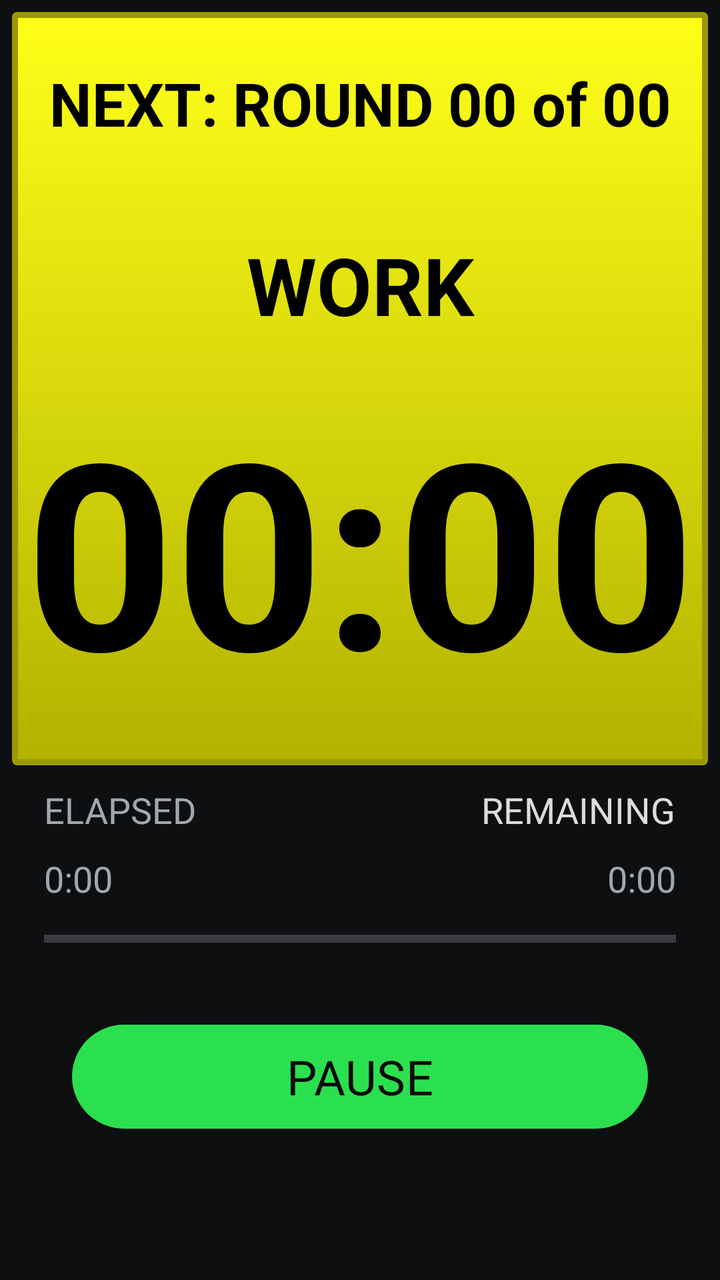
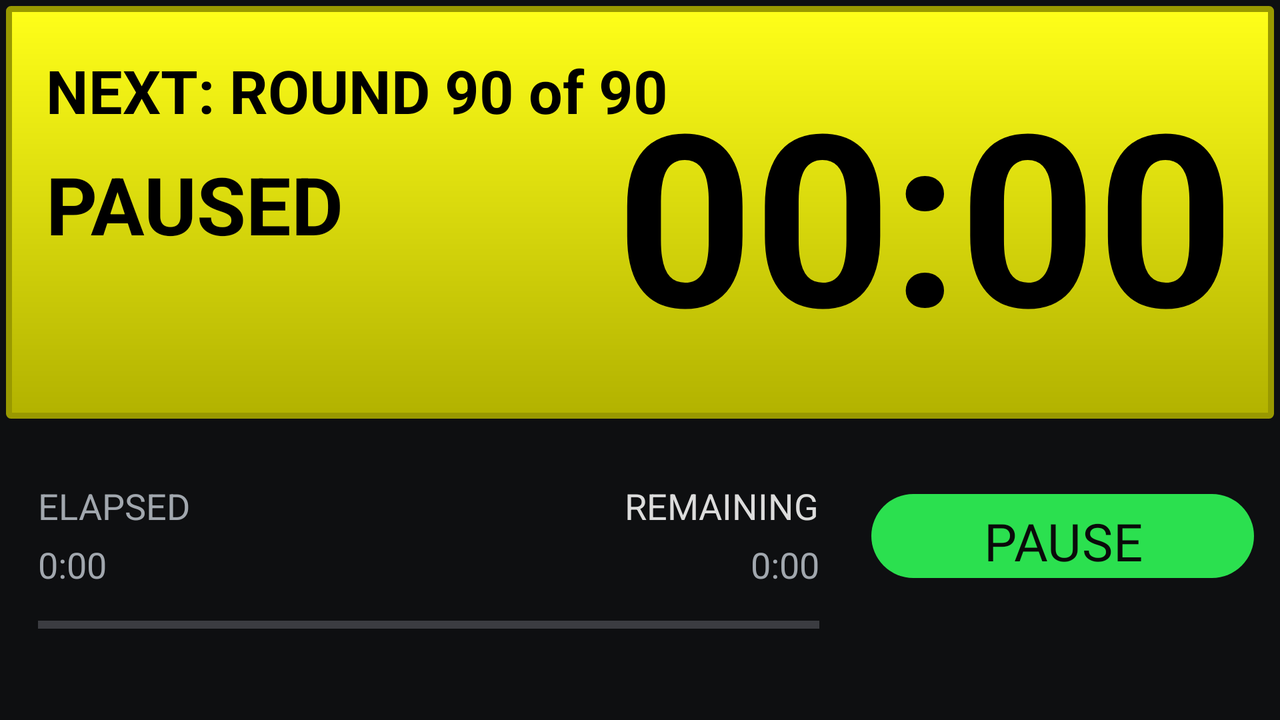

First picture: res/layout/ on a phone held upright. Second picture: the repository's own variant of that layout, on a device whose configuration matches the variant's folder. Source for both follows.
<!-- AndroidManifest.xml: activity theme ThemeTimer -->
<!-- res/layout/activity_timer.xml -->
<FrameLayout xmlns:android="http://schemas.android.com/apk/res/android"
    xmlns:tools="http://schemas.android.com/tools"
    android:layout_width="match_parent"
    android:layout_height="match_parent"
    android:padding="6dp"
    android:paddingBottom="@dimen/activity_vertical_margin"
    android:paddingLeft="@dimen/activity_horizontal_margin"
    android:paddingRight="@dimen/activity_horizontal_margin"
    android:paddingTop="@dimen/activity_vertical_margin"
    tools:context=".TimerActivity">


    <RelativeLayout
        android:layout_width="match_parent"
        android:layout_height="match_parent">

        <LinearLayout
            android:layout_width="match_parent"
            android:layout_height="match_parent"
            android:orientation="vertical"
            android:weightSum="10">

            <View
                android:id="@+id/timerTrafficLight"
                android:layout_width="match_parent"
                android:layout_height="0px"
                android:layout_weight="6"
                android:background="@drawable/rounded_corner" />



            <RelativeLayout
                android:layout_width="match_parent"
                android:layout_height="0dp"
                android:layout_weight="2"
                android:paddingBottom="@dimen/activity_vertical_margin"
                android:paddingLeft="@dimen/activity_horizontal_margin"
                android:paddingRight="@dimen/activity_horizontal_margin"
                android:paddingTop="0dp"
                tools:context=".TimerActivity">

                
                <TextView
                    android:id="@+id/textTotalElapsedTitle"
                    android:layout_width="wrap_content"
                    android:layout_height="wrap_content"
                    android:layout_alignParentLeft="true"
                    android:layout_marginTop="10dp"
                    android:text="ELAPSED"
                    android:textAppearance="?android:attr/textAppearanceMedium" />

                <TextView
                    android:id="@+id/textTotalElapsed"
                    android:layout_width="wrap_content"
                    android:layout_height="wrap_content"
                    android:layout_alignParentLeft="true"
                    android:layout_below="@+id/textTotalElapsedTitle"
                    android:layout_marginTop="10dp"
                    android:text="0:00"
                    android:textAppearance="?android:attr/textAppearanceMedium" />


                
                <TextView
                    android:id="@+id/textTotalRemainingTitle"
                    android:layout_width="wrap_content"
                    android:layout_height="wrap_content"
                    android:layout_alignBaseline="@+id/textTotalElapsedTitle"
                    android:layout_alignParentRight="true"
                    android:text="REMAINING"
                    android:textAppearance="?android:attr/textAppearanceMedium"
                    android:textColor="#ffdcdcdc" />

                <TextView
                    android:id="@+id/textTotalRemaining"
                    android:layout_width="wrap_content"
                    android:layout_height="wrap_content"
                    android:layout_alignBaseline="@+id/textTotalElapsed"
                    android:layout_alignParentRight="true"
                    android:text="0:00"
                    android:textAppearance="?android:attr/textAppearanceMedium" />


                <ProgressBar
                    android:id="@+id/progressBar"
                    style="?android:attr/progressBarStyleHorizontal"
                    android:layout_width="wrap_content"
                    android:layout_height="wrap_content"
                    android:layout_alignParentLeft="true"
                    android:layout_alignParentRight="true"
                    android:layout_below="@+id/textTotalElapsed"
                    android:layout_marginTop="10dp" />


            </RelativeLayout>


            <LinearLayout
                android:id="@+id/layoutBottom"
                android:layout_width="fill_parent"
                android:layout_height="0dp"
                android:layout_weight="2"
                android:layout_alignParentBottom="true"
                android:layout_gravity="center_vertical"
                android:orientation="vertical">

                <Button
                    android:id="@+id/pauseButton"
                    android:layout_width="match_parent"
                    android:layout_height="60dp"
                    android:layout_marginLeft="30dp"
                    android:layout_marginRight="30dp"
                    android:text="PAUSE"
                    android:textSize="24sp" />
            </LinearLayout>











        </LinearLayout>


        <LinearLayout
            android:layout_width="match_parent"
            android:layout_height="match_parent"
            android:orientation="vertical"
            android:weightSum="10">

                <TextView
                    android:id="@+id/roundText"
                    android:layout_width="fill_parent"
                    android:layout_height="0dp"
                    android:layout_gravity="center_horizontal"
                    android:layout_weight="2"
                    android:gravity="center"
                    android:text="NEXT: ROUND 00 of 00"
                    android:textColor="@color/black"
                    android:textSize="@dimen/scale_roundof_font"
                    android:textStyle="bold" />

                <TextView
                    android:id="@+id/textState"
                    android:layout_width="fill_parent"
                    android:layout_height="0dp"
                    android:layout_weight="2"
                    android:layout_gravity="center_horizontal"
                    android:layout_marginLeft="6dp"
                    android:layout_marginRight="6dp"
                    android:gravity="center"
                    android:text="WORK"
                    android:textColor="@color/black"
                    android:textSize="@dimen/scale_state_font"
                    android:textStyle="bold" />


                <TextView
                    android:id="@+id/timeText"
                    android:layout_width="match_parent"
                    android:layout_height="wrap_content"
                    android:ellipsize="none"
                    android:gravity="center"
                    android:maxLines="1"
                    android:singleLine="true"
                    android:text="00:00"
                    android:textColor="@color/black"
                    android:textSize="@dimen/scale_font"
                    android:textStyle="bold" />

        </LinearLayout>



    </RelativeLayout>
</FrameLayout>
<!-- resources referenced by this layout -->
<resources>
  <color name="black">#000000</color>
  <dimen name="activity_horizontal_margin">16dp</dimen>
  <dimen name="activity_vertical_margin">16dp</dimen>
  <dimen name="scale_font">130sp</dimen>
  <dimen name="scale_roundof_font">30sp</dimen>
  <dimen name="scale_state_font">40sp</dimen>
  <style name="ThemeTimer" parent="Theme.IntervalTimer">
          <item name="android:windowBackground">@color/timer_window_background</item>
          <item name="android:windowDrawsSystemBarBackgrounds">true</item>
      </style>
  <color name="timer_window_background">#0E0F11</color>
  <color name="phase_work">#2BE04F</color>
  <color name="on_phase">#0A0A0A</color>
  <color name="background">#0E0F11</color>
  <color name="on_surface">#ECEDEE</color>
  <color name="on_surface_variant">#A1A7AE</color>
  <color name="surface">#17191C</color>
  <color name="surface_high">#1E2125</color>
  <color name="surface_button">#23262A</color>
  <color name="switch_outline">#5A6068</color>
  <color name="divider">#24272B</color>
  <style name="ThemeOverlay.IntervalTimer.AlertDialog" parent="ThemeOverlay.Material3.MaterialAlertDialog">
          <item name="alertDialogStyle">@style/AlertDialog.IntervalTimer</item>
          <item name="colorControlActivated">@color/phase_work</item>
          <item name="android:windowBackground">@drawable/bg_dialog</item>
          <item name="android:windowIsFloating">true</item>
      </style>
  <style name="TextAppearance.IntervalTimer.ListItem" parent="TextAppearance.Material3.BodyLarge">
          <item name="android:fontFamily">@font/inter_medium</item>
          <item name="fontFamily">@font/inter_medium</item>
          <item name="android:textSize">16sp</item>
          <item name="android:textColor">@color/pref_text_primary</item>
      </style>
  <style name="TextAppearance.IntervalTimer.ListItemSecondary" parent="TextAppearance.Material3.BodyMedium">
          <item name="android:fontFamily">@font/inter_regular</item>
          <item name="fontFamily">@font/inter_regular</item>
          <item name="android:textSize">14sp</item>
          <item name="android:textColor">@color/pref_text_secondary</item>
      </style>
  <style name="ThemeOverlay.IntervalTimer.BottomSheet" parent="ThemeOverlay.Material3.BottomSheetDialog">
          <item name="bottomSheetStyle">@style/Widget.IntervalTimer.BottomSheet</item>
          <item name="android:backgroundDimAmount">0.62</item>
      </style>
  <color name="snackbar_background">#ECEDEE</color>
  <color name="snackbar_text">#111315</color>
  <color name="snackbar_action">#A33F00</color>
  <style name="TextAppearance.IntervalTimer.Heading" parent="TextAppearance.Material3.HeadlineSmall">
          <item name="android:fontFamily">@font/space_grotesk_semibold</item>
          <item name="fontFamily">@font/space_grotesk_semibold</item>
      </style>
  <style name="TextAppearance.IntervalTimer.Label" parent="TextAppearance.Material3.LabelLarge">
          <item name="android:fontFamily">@font/inter_semibold</item>
          <item name="fontFamily">@font/inter_semibold</item>
      </style>
  <style name="TextAppearance.IntervalTimer.Body" parent="TextAppearance.Material3.BodyMedium">
          <item name="android:fontFamily">@font/inter_regular</item>
          <item name="fontFamily">@font/inter_regular</item>
      </style>
  <style name="AlertDialog.IntervalTimer" parent="MaterialAlertDialog.Material3">
          <item name="android:background">@drawable/bg_dialog</item>
      </style>
  <!-- drawable bg_dialog (drawable) -->
  <?xml version="1.0" encoding="utf-8"?>
  <shape xmlns:android="http://schemas.android.com/apk/res/android" android:shape="rectangle">
      <solid android:color="@color/surface_high" />
      <corners android:radius="28dp" />
  </shape>
  <style name="Widget.IntervalTimer.BottomSheet" parent="Widget.Material3.BottomSheet">
          <item name="backgroundTint">@color/surface_high</item>
      </style>
  <!-- some entries are left out for length -->
</resources>
<!-- res/layout-land/activity_timer.xml (the repository's variant of the layout above) -->
<!-- drawn on the phone turned sideways -->
<FrameLayout xmlns:android="http://schemas.android.com/apk/res/android"
    xmlns:tools="http://schemas.android.com/tools"
    android:layout_width="match_parent"
    android:layout_height="match_parent"
    android:paddingBottom="3dp"
    android:paddingLeft="3dp"
    android:paddingRight="3dp"
    android:paddingTop="3dp"
    tools:context=".TimerActivity">


    <LinearLayout
        android:layout_width="match_parent"
        android:layout_height="match_parent"
        android:orientation="vertical"
        android:weightSum="10">


        <RelativeLayout
            android:id="@+id/layoutTop"
            android:layout_width="match_parent"
            android:layout_height="0dp"
            android:layout_weight="6">

            <View
                android:id="@+id/timerTrafficLight"
                android:layout_width="match_parent"
                android:layout_height="match_parent"
                android:background="@drawable/rounded_corner" />


            <TextView
                android:id="@+id/roundText"
                android:layout_width="wrap_content"
                android:layout_height="wrap_content"
                android:layout_alignParentLeft="true"
                android:layout_alignParentStart="true"
                android:layout_alignParentTop="true"
                android:layout_marginLeft="20dp"
                android:layout_marginTop="22dp"
                android:text="NEXT: ROUND 90 of 90"
                android:textColor="@color/black"
                android:textSize="@dimen/scale_roundof_font_ls"
                android:textStyle="bold" />

            <TextView
                android:id="@+id/textState"
                android:layout_width="wrap_content"
                android:layout_height="wrap_content"
                android:layout_alignParentLeft="true"
                android:layout_below="@+id/roundText"
                android:layout_marginTop="10dp"
                android:layout_marginLeft="20dp"
                android:text="PAUSED"
                android:textColor="@color/black"
                android:textSize="@dimen/scale_state_font_ls"
                android:textStyle="bold" />

            <TextView
                android:id="@+id/timeText"
                android:layout_width="wrap_content"
                android:layout_height="wrap_content"
                android:layout_alignParentRight="true"
                android:layout_gravity="center"
                android:layout_marginRight="20dp"
                android:gravity="right"
                android:text="00:00"
                android:textColor="@color/black"
                android:textSize="@dimen/scale_font_ls"
                android:textStyle="bold"
                android:layout_centerVertical="true" />

        </RelativeLayout>


        <LinearLayout
            android:layout_width="fill_parent"
            android:layout_height="0dp"
            android:layout_gravity="bottom"
            android:layout_marginBottom="10dp"
            android:layout_weight="4"
            android:orientation="horizontal"
            android:gravity="center"
            android:weightSum="6"
            android:baselineAligned="false">


            <RelativeLayout
                android:layout_width="0dp"
                android:layout_height="wrap_content"
                android:layout_below="@+id/layoutTop"
                android:layout_weight="4"
                android:paddingBottom="@dimen/activity_vertical_margin"
                android:paddingLeft="@dimen/activity_horizontal_margin"
                android:paddingRight="@dimen/activity_horizontal_margin"
                android:paddingTop="@dimen/activity_vertical_margin"
                tools:context=".TimerActivity"
                >

                
                <TextView
                    android:id="@+id/textTotalElapsedTitle"
                    android:layout_width="wrap_content"
                    android:layout_height="wrap_content"
                    android:layout_alignParentLeft="true"
                    android:layout_marginTop="5dp"
                    android:text="ELAPSED"
                    android:textAppearance="?android:attr/textAppearanceMedium" />

                <TextView
                    android:id="@+id/textTotalElapsed"
                    android:layout_width="wrap_content"
                    android:layout_height="wrap_content"
                    android:layout_alignParentLeft="true"
                    android:layout_below="@+id/textTotalElapsedTitle"
                    android:layout_marginTop="5dp"
                    android:text="0:00"
                    android:textAppearance="?android:attr/textAppearanceMedium" />


                
                <TextView
                    android:id="@+id/textTotalRemainingTitle"
                    android:layout_width="wrap_content"
                    android:layout_height="wrap_content"
                    android:layout_alignBaseline="@+id/textTotalElapsedTitle"
                    android:layout_alignParentRight="true"
                    android:text="REMAINING"
                    android:textAppearance="?android:attr/textAppearanceMedium"
                    android:textColor="#ffdcdcdc" />

                <TextView
                    android:id="@+id/textTotalRemaining"
                    android:layout_width="wrap_content"
                    android:layout_height="wrap_content"
                    android:layout_alignBaseline="@+id/textTotalElapsed"
                    android:layout_alignParentRight="true"
                    android:text="0:00"
                    android:textAppearance="?android:attr/textAppearanceMedium" />


                <ProgressBar
                    android:id="@+id/progressBar"
                    style="?android:attr/progressBarStyleHorizontal"
                    android:layout_width="fill_parent"
                    android:layout_height="wrap_content"
                    android:layout_alignParentLeft="true"
                    android:layout_alignParentRight="true"
                    android:layout_below="@+id/textTotalElapsed"
                    android:layout_marginTop="10dp" />


            </RelativeLayout>


            <LinearLayout
                android:layout_width="0dp"
                android:layout_height="fill_parent"
                android:layout_marginBottom="10dp"
                android:layout_weight="2"
                android:gravity="center"
                android:orientation="horizontal">

                <Button
                    android:id="@+id/pauseButton"
                    android:layout_width="fill_parent"
                    android:layout_height="50dp"
                    android:layout_centerHorizontal="true"
                    android:layout_centerVertical="true"
                    android:text="PAUSE"
                    android:layout_margin="10dp"
                    android:textSize="26sp"
                    />

            </LinearLayout>

        </LinearLayout>
    </LinearLayout>
</FrameLayout>
<!-- resources referenced by the variant -->
<!-- as the phone turned sideways resolves them -->
<resources>
  <color name="black">#000000</color>
  <dimen name="activity_horizontal_margin">16dp</dimen>
  <dimen name="activity_vertical_margin">16dp</dimen>
  <dimen name="scale_font_ls">120sp</dimen>
  <dimen name="scale_roundof_font_ls">30sp</dimen>
  <dimen name="scale_state_font_ls">40sp</dimen>
  <style name="ThemeTimer" parent="Theme.IntervalTimer">
          <item name="android:windowBackground">@color/timer_window_background</item>
          <item name="android:windowDrawsSystemBarBackgrounds">true</item>
      </style>
  <color name="timer_window_background">#0E0F11</color>
  <color name="phase_work">#2BE04F</color>
  <color name="on_phase">#0A0A0A</color>
  <color name="background">#0E0F11</color>
  <color name="on_surface">#ECEDEE</color>
  <color name="on_surface_variant">#A1A7AE</color>
  <color name="surface">#17191C</color>
  <color name="surface_high">#1E2125</color>
  <color name="surface_button">#23262A</color>
  <color name="switch_outline">#5A6068</color>
  <color name="divider">#24272B</color>
  <style name="ThemeOverlay.IntervalTimer.AlertDialog" parent="ThemeOverlay.Material3.MaterialAlertDialog">
          <item name="alertDialogStyle">@style/AlertDialog.IntervalTimer</item>
          <item name="colorControlActivated">@color/phase_work</item>
          <item name="android:windowBackground">@drawable/bg_dialog</item>
          <item name="android:windowIsFloating">true</item>
      </style>
  <style name="TextAppearance.IntervalTimer.ListItem" parent="TextAppearance.Material3.BodyLarge">
          <item name="android:fontFamily">@font/inter_medium</item>
          <item name="fontFamily">@font/inter_medium</item>
          <item name="android:textSize">16sp</item>
          <item name="android:textColor">@color/pref_text_primary</item>
      </style>
  <style name="TextAppearance.IntervalTimer.ListItemSecondary" parent="TextAppearance.Material3.BodyMedium">
          <item name="android:fontFamily">@font/inter_regular</item>
          <item name="fontFamily">@font/inter_regular</item>
          <item name="android:textSize">14sp</item>
          <item name="android:textColor">@color/pref_text_secondary</item>
      </style>
  <style name="ThemeOverlay.IntervalTimer.BottomSheet" parent="ThemeOverlay.Material3.BottomSheetDialog">
          <item name="bottomSheetStyle">@style/Widget.IntervalTimer.BottomSheet</item>
          <item name="android:backgroundDimAmount">0.62</item>
      </style>
  <color name="snackbar_background">#ECEDEE</color>
  <color name="snackbar_text">#111315</color>
  <color name="snackbar_action">#A33F00</color>
  <style name="TextAppearance.IntervalTimer.Heading" parent="TextAppearance.Material3.HeadlineSmall">
          <item name="android:fontFamily">@font/space_grotesk_semibold</item>
          <item name="fontFamily">@font/space_grotesk_semibold</item>
      </style>
  <style name="TextAppearance.IntervalTimer.Label" parent="TextAppearance.Material3.LabelLarge">
          <item name="android:fontFamily">@font/inter_semibold</item>
          <item name="fontFamily">@font/inter_semibold</item>
      </style>
  <style name="TextAppearance.IntervalTimer.Body" parent="TextAppearance.Material3.BodyMedium">
          <item name="android:fontFamily">@font/inter_regular</item>
          <item name="fontFamily">@font/inter_regular</item>
      </style>
  <style name="AlertDialog.IntervalTimer" parent="MaterialAlertDialog.Material3">
          <item name="android:background">@drawable/bg_dialog</item>
      </style>
  <!-- drawable bg_dialog (drawable) -->
  <?xml version="1.0" encoding="utf-8"?>
  <shape xmlns:android="http://schemas.android.com/apk/res/android" android:shape="rectangle">
      <solid android:color="@color/surface_high" />
      <corners android:radius="28dp" />
  </shape>
  <style name="Widget.IntervalTimer.BottomSheet" parent="Widget.Material3.BottomSheet">
          <item name="backgroundTint">@color/surface_high</item>
      </style>
  <!-- some entries are left out for length -->
</resources>
